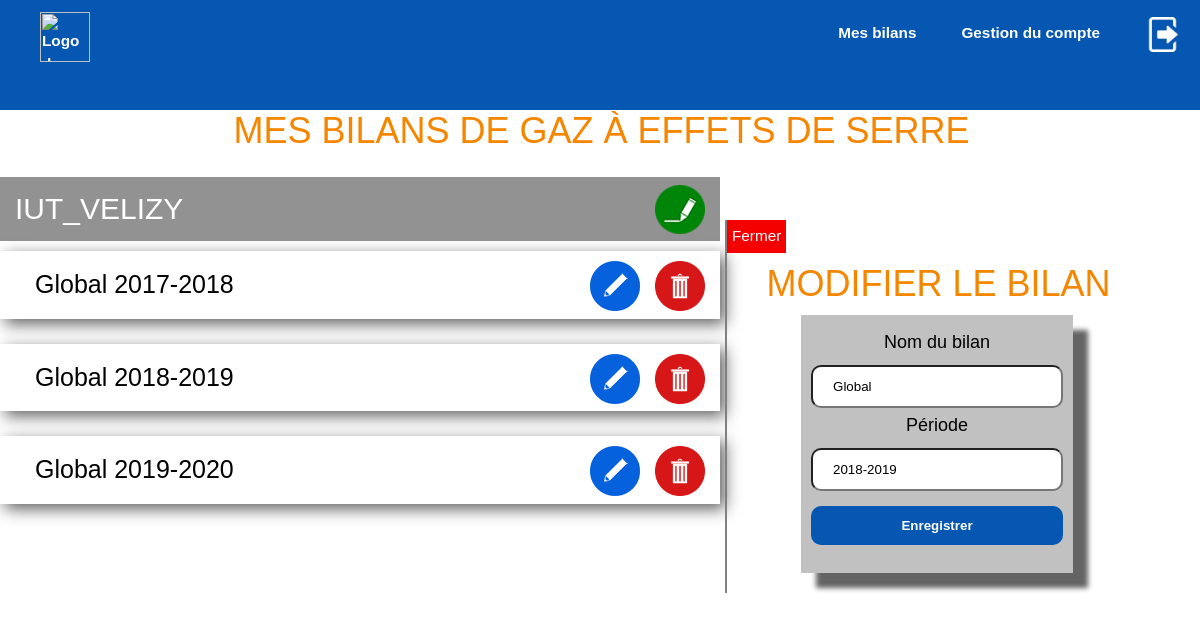
The page /modifierBC.php?bilan=14 (signed in) on the database its author committed.
### tables this page shows
CREATE TABLE `liaison` (
  `Utilisateur` varchar(20) NOT NULL,
  `Etablissement` varchar(30) NOT NULL
);

CREATE TABLE `bilan_carbone` (
  `Id` int(11) NOT NULL,
  `Nom` varchar(20) NOT NULL,
  `Etablissement` varchar(20) NOT NULL,
  `Periode` varchar(11) NOT NULL
);

### fonction/fonctionsBilan.php (the view, shortened to what this page needs)
<?php
		function affichage_bilan($connexion){
			$tables="liaison";
			$requete="SELECT Etablissement FROM $tables where Utilisateur='{$_SESSION['id']}'";
			$resultat=mysqli_query($connexion,$requete);
			while(!is_null($ligne=mysqli_fetch_row($resultat))){
				echo "
					<div class = 'titre'>
						<h2 class = 'etablissement'>$ligne[0]</h2>
						<a class = 'creer' href = 'creerBC.php'>
							<img src='Images/creer.png' alt='Créer un bilan' title='Créer un bilan'>
						</a>
					</div>
					";
				$tables="bilan_carbone";
				$requete="SELECT id,nom,Periode FROM $tables where Etablissement='{$ligne[0]}'";
				$bilan=mysqli_query($connexion,$requete);
				while(!is_null($mesBilans=mysqli_fetch_row($bilan))) {
					echo "
						<div class = 'bilan'>
							<a class = 'nom-bilan' href='voirPoste.php?bilan=$mesBilans[0]'>
								<h3 class = 'titreBilan'>
									$mesBilans[1] $mesBilans[2]
								</h3>
							</a>
							<div class = 'actions'>
								<a class = 'action' href = 'modifierBC.php?bilan=$mesBilans[0]' alt = 'Modifier le bilan' id = 'modifier' title = 'Modifier le bilan'>
									<img src='Images/modifier.png' alt='Modifier le bilan' title='Modifier le bilan'>
								</a>
								<a class = 'action' href = 'supprimer.php?bilan=$mesBilans[0]' alt = 'Supprimer le bilan' id = 'supprimer' title = 'Supprimer le bilan'>
									<img src='Images/supprimer.png' alt='Supprimer le bilan' title='Supprimer le bilan'>
								</a>
							</div>
						</div>";
				}
			}
		}
		function bilan_recuperation($connexion,$bilan){
			$tables="bilan_carbone";
			$requete="SELECT nom,Periode FROM $tables where id='$bilan'";
			$info=mysqli_fetch_row(mysqli_query($connexion,$requete));
			return $info;
		}
?>

### modifierBC.php (shortened to what this page needs)
<html>
	<?php
		require("fonction/fonction.php");
		require("fonction/fonctionsBilan.php");
		if(!$connexion=connexion()){
			die();
		}
	?>
	<head>
		<link rel="stylesheet" href="css/style.css">
		<link rel="stylesheet" href="css/bilan_poste.css">
		<link rel="stylesheet" href="css/creer_modifierBC.css">
	</head>
	<header>
	</header>
	<body>
		<h1>
			Mes bilans de gaz à effets de serre
		</h1>
		<div class = "afficherBC_02">
			<?php
				affichage_bilan($connexion);
			?>
		</div>
		<div id = "modifierBilan">
			<?php
			echo "<a class = 'fermer' href = 'voirBC.php?bilan=".$_GET['bilan']."'>";
			?>
				Fermer
			</a>
			<h1>Modifier le bilan</h1>
			<div class = "formulaire">
				<form method = 'post'>
					<label for = "nom">Nom du bilan</label>
					<?php
					$info = bilan_recuperation($connexion, $_GET['bilan']);
					echo "<input type='text' name='nom' id='nom'  value='$info[0]' size='30' maxlength='10' required>";
					?>
					<br>
					<label for = "periode">Période</label>
					<?php
					echo "<input type='text' name='periode' id='periode'  value='$info[1]' size='30' maxlength='11' required>";
					?>
					<input type='submit' class = "enregistrer" name='enregistrer' value='Enregistrer' required>
				</form>
			</div>
		</div>
	</body>
</html>

### css/style.css (style rules this page uses)
body { padding: auto; margin: 0 auto; background: #FFFFFF; font-family: Garamond, Verdana, sans-serif; font-size: 18px; }
h1 { text-align: center; font-size: 40px; margin: 10px; padding-top: 100px; color : #f58600; font : 200% impact, futura, sans-serif; text-transform : uppercase; padding-left : 3px; }
h2, h3 { font-weight: normal; text-align: left; margin: 15px; }
h2 { font-size: 30px; }
h3 { font-size: 25px; }
label { line-height: 35px; padding-bottom: 5px; display: block; text-align: center; }
input { width: 100%; padding: 12px 20px; border-radius: 10px; white-space: pre-wrap; white-space: -moz-pre-wrap; white-space: -pre-wrap; white-space: -o-pre-wrap; word-wrap: break-word; }
input[type="submit"], input[type = "reset"] { text-align: center; margin-top: 15px; cursor: pointer; color: white; font-weight: bold; border: none; background-color: #0657b1; }
a { float: left; line-height: 1.5; font-size: 0.85em; font-family: Verdana, sans-serif; text-decoration: none; cursor: pointer; }

### css/bilan_poste.css (style rules this page uses)
.nom-bilan { margin-left: 20px; float: left; position: relative; color: black; }
.action { margin-left: 15px; margin-top: 10px; }
.titre { float: left; margin-top: 15px; background-color: #929292; color: white; width: 100%; }
.creer, .actions { float: right; margin-right: 15px; }
.etablissement { float: left; }
.etablissement, .creer { display: inline; }
.creer { padding-top: 8px; }
.bilan { display: inline-block; width: 100%; margin-top: 10px; margin-bottom: 15px; backgound-color: #EAEAEA; box-shadow: 5px 5px 15px #606060; }
.creer, .actions img, .supprimer img { height: 50; width: 50; }

### css/creer_modifierBC.css (style rules this page uses)
.afficherBC_02 { width: 60%; }
.afficherBC_02, #creerBilan { display: inline-grid; }
.afficherBC_02, #modifierBilan { display: inline-grid; }
#creerBilan, #modifierBilan { width: 35%; border-left: solid 2px grey; padding-bottom: 20px; }
#creerBilan h1, #modifierBilan h1 { padding-top: 0; }
.formulaire, .supprimer { text-align: center; width: 60%; max-width: 500px; display: block; margin: auto; padding: 10px; }
.formulaire { background-color: #c1c1c1; box-shadow: 15px 15px 5px #646464; }
.nom, .periode, .enregistrer { display: inline; }
.fermer { background-color: #f50000; color: #FFFFFF; width: max-content; padding: 5px; }

### rows shown on the page
liaison: Etablissement "IUT_VELIZY"
bilan_carbone: Nom "Global", Periode "2017-2018"
bilan_carbone: Nom "Global", Periode "2018-2019", nom "Global", periode "2018-2019"
bilan_carbone: Nom "Global", Periode "2019-2020"
